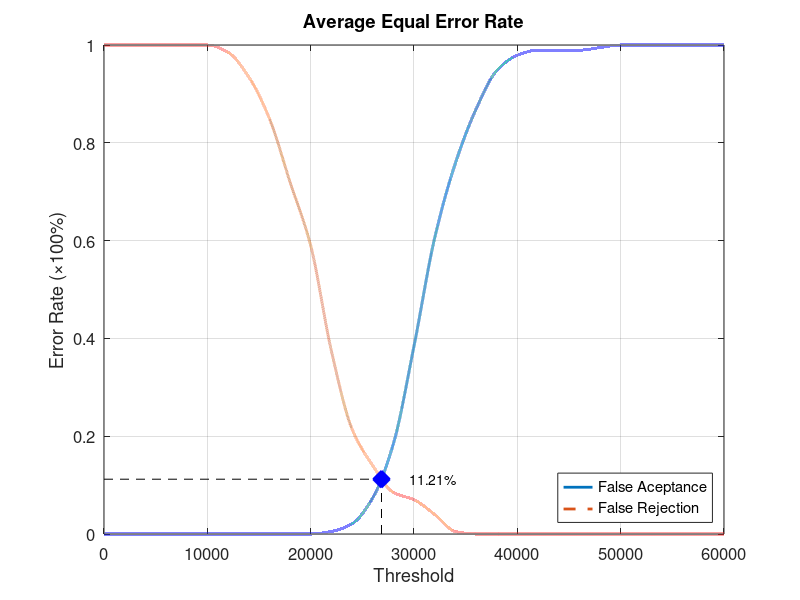
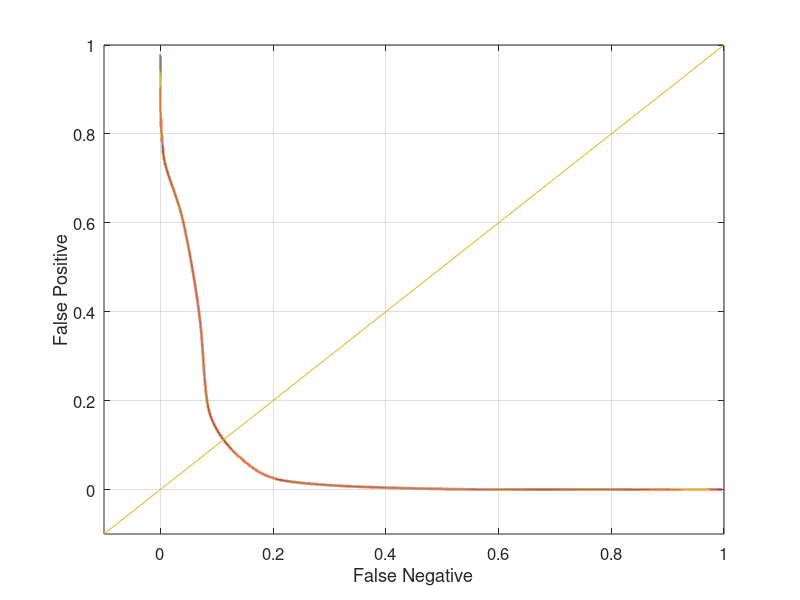

These charts were generated, in order, by the following MATLAB code:
function yEER = Database4_1
close all;
clear;
clc;
x = 0:2000:60000;
xq = 0:0.5:60000;

y0 = [0 0 0 0 0 0 0 0 0 0 0 0.00526316 0.0210526 0.0736842 0.184211 0.384211 0.605263 0.757895 0.868421 0.947368 0.978947 0.989474 0.989474 0.989474 0.994737 1 1 1 1 1 1];
yy0 = interp1(x, y0, xq, 'pchip');
y1 = [1 1 1 1 1 1 0.985 0.935 0.85 0.72 0.59 0.375 0.215 0.14 0.085 0.07 0.04 0.005 0 0 0 0 0 0 0 0 0 0 0 0 0];
yy1 = interp1(x, y1, xq, 'pchip');

% Calculating EER: 
y2 = abs(y0 - y1);
find(y2 == min(y2))
yy2 = abs(yy0 - yy1);
xEER = find(yy2 == min(yy2));
xEERIndex = xq(xEER) % X-axis EER
yEER = yy0(xEER) % Y-axis EER

main = figure
plot(xq, yy0,'-','LineWidth', 2);	hold on
plot(xq, yy1,'--','LineWidth', 2);	hold on
plot([xEERIndex xEERIndex], [0 yEER], 'k--');	hold on
plot([0 xEERIndex], [yEER yEER], 'k--');	hold on
plot(xEERIndex, yEER, 'bx', 'LineWidth', 10);	hold on
text(xEERIndex + 10 * xEERIndex / 100, yEER, [num2str(round((10000 * yEER)) / 100) '%'])
legend('False Aceptance', 'False Rejection', 'Location', 'SouthEast')
xlabel('Threshold')
ylabel('Error Rate (\times100%)')
title('Average Equal Error Rate')
set(gca, 'FontSize', 12)
axis([0 60000 0 1])
grid on

print(main, 'Database4_1Main', '-dpng');
FNRxFPR = figure('Color', [1 1 1]);
plot(yy1, yy0, '-', yy1, yy0, 'LineWidth', 2);
hold on
y = -0.1:0.1:1
plot(y, y); 
set(gca, 'FontSize', 12)
xlabel('False Negative')
ylabel('False Positive')
axis([-0.1 1 -0.1 1])
set(gca, 'FontSize', 12)
grid on

print(FNRxFPR, 'Database4_1FNRxFPR','-dpng');
end
